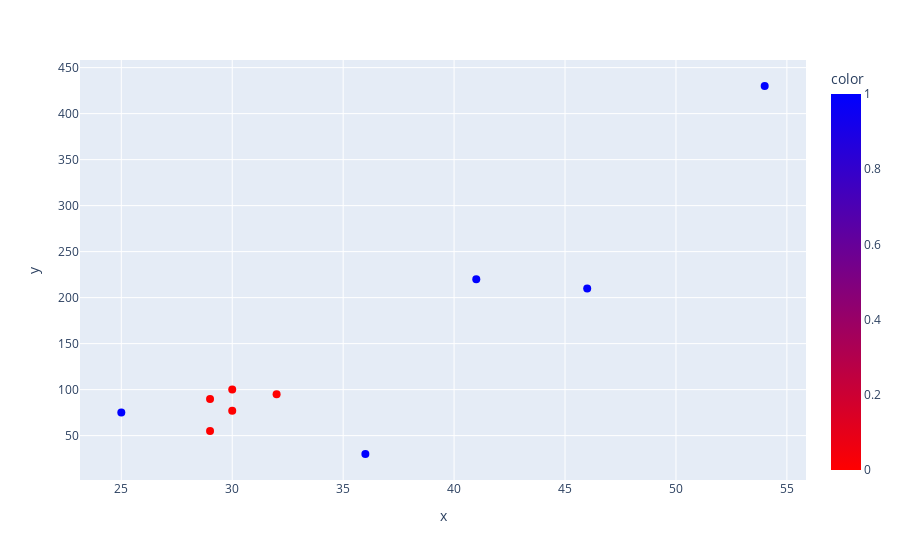

The cell this chart's notebook holds for it:
### Markdown cell above
Let's see the resulted dataset.

### Code cell
# Plot our oversampled dataset
fig = px.scatter(x=X['Age'], y=X['Income'], color=y, color_continuous_scale='Bluered_r')
fig.update_traces(marker_size=8)
fig.show()

### Figure 1 — Plotly figure (JSON) as saved in the notebook; plotly's stock layout.template omitted (floating-point values rounded to 4 significant figures)
{"data": [{"hovertemplate": "x=%{x}<br>y=%{y}<br>color=%{marker.color}<extra></extra>", "legendgroup": "", "marker": {"color": [0, 1, 1, 1, 0, 1, 0, 1, 0, 0], "coloraxis": "coloraxis", "size": 8, "symbol": "circle"}, "mode": "markers", "name": "", "orientation": "v", "showlegend": false, "type": "scatter", "x": [32, 46, 25, 36, 29, 54, 30, 41, 29, 30], "xaxis": "x", "y": [95, 210, 75, 30, 55, 430, 100, 220, 89.79, 77.05], "yaxis": "y"}], "layout": {"coloraxis": {"colorbar": {"title": {"text": "color"}}, "colorscale": [[0, "rgb(255,0,0)"], [1, "rgb(0,0,255)"]]}, "legend": {"tracegroupgap": 0}, "margin": {"t": 60}, "xaxis": {"anchor": "y", "domain": [0, 1], "title": {"text": "x"}}, "yaxis": {"anchor": "x", "domain": [0, 1], "title": {"text": "y"}}}}
